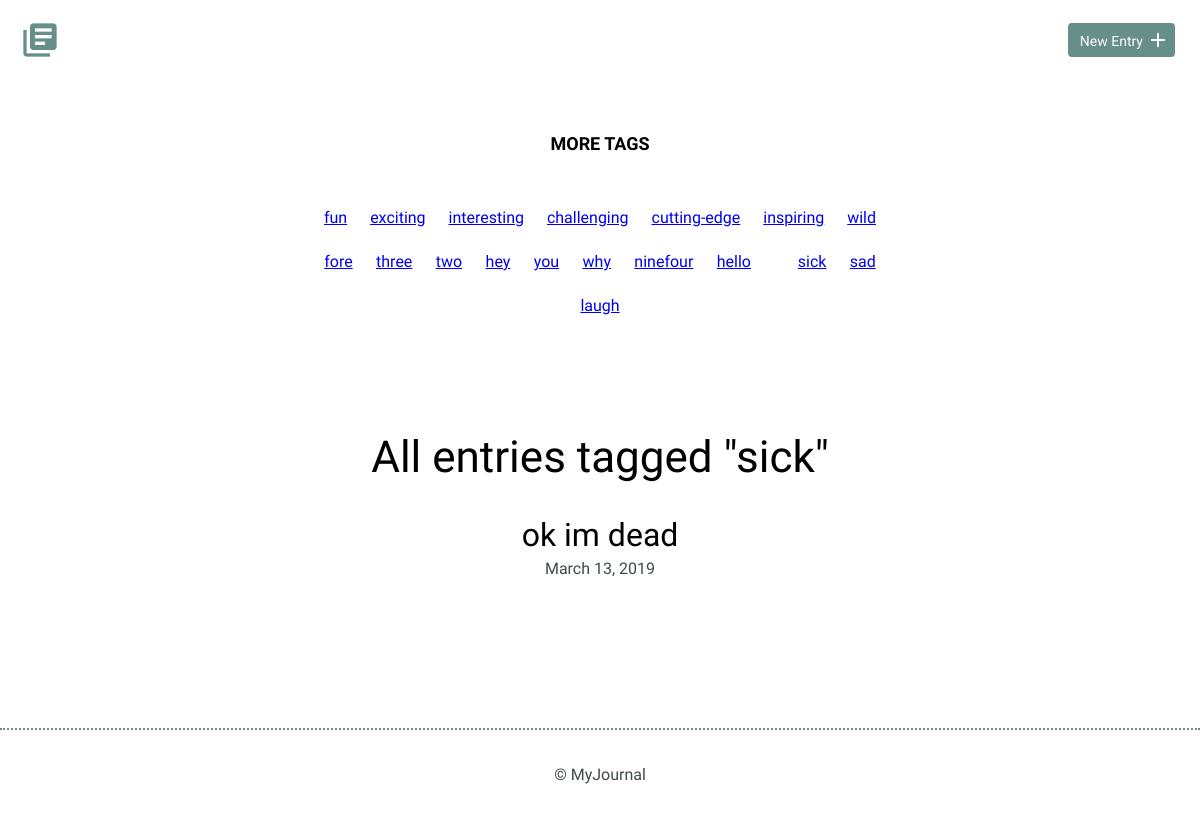
Page /tag.php?id=36 on the committed database.
### tables this page shows
CREATE TABLE "tags" (
	"id"	INTEGER,
	"name"	TEXT UNIQUE,
	PRIMARY KEY("id")
);

### inc/functions.php (called while the page is built, shortened)
<?php
function get_tag($tag_id) {
  include 'connection.php';
  $sql = 'SELECT * FROM tags WHERE tags.id = ?';
  try {
    $results = $db->prepare($sql);
    $results->bindValue(1, $tag_id, PDO::PARAM_INT);
    $results->execute();
  } catch (Exception $e) {
    echo $e->getMessage();
    return false;
  }
  return $results->fetch();
}
function get_entries_for_tag($tag_id) {
  include 'connection.php';
  $sql = 'SELECT entries.title, entries.id, entries.date
          FROM entries
          JOIN entry_tags ON entries.id = entry_tags.entry_id
          WHERE entry_tags.tag_id = ?
          ORDER BY entries.date DESC';
  try {
    $results = $db->prepare($sql);
    $results->bindValue(1, $tag_id, PDO::PARAM_INT);
    $results->execute();
  } catch (Exception $e) {
    echo $e->getMessage();
    return false;
  }
  return $results;
}
function get_tag_list() {
  include 'connection.php';
  try {
    return $db->query('SELECT * FROM tags');
  } catch (Exception $e) {
    echo $e->getMessage();
    return array();
  }
}

### tag.php (the view, shortened to what this page needs)
<?php
require_once "inc/functions.php";
if (isset($_GET['id'])) {
  $tag_id = filter_input(INPUT_GET, 'id', FILTER_SANITIZE_NUMBER_INT);
  $tag_name = get_tag($tag_id)['name'];
}
include "inc/header.php";
?>
  <div class="tags-list">
    <h3 class="tag-list-header"> more tags </h3>
      <div class="tag-links">
      <?php
        foreach (get_tag_list() as $tag) {
          echo " <a href='tag.php?id=" .$tag['id']. "'>" .$tag['name']. "</a> ";
        }
      ?>
    </div>
  </div>
  <div class="entry-list">
    <h1 class="tag-header"> All entries tagged "<?php echo $tag_name; ?>" </h1>
    <?php
      foreach (get_entries_for_tag($tag_id) as $entry) {
        echo "<article>";
        echo "<h2><a href='detail.php?id=" .$entry['id']. "'>" .$entry['title']. "</a></h2></ br>";
        echo "<time datetime=".$entry['date'].">" .strftime("%B %d, %Y", strtotime($entry['date'])). "</time>";
        echo "</article>";
      }
    ?>
  </div>
<?php include "inc/footer.php"; ?>

### css/site.css (style rules this page uses)
body { font-size: 16px; color: #404a49; font-family: 'Cousine', serif; font-weight: 400; }
h1, h2, h3 { margin: 0; font-weight: 400; line-height: 1em; color: #000; }
h1 { font-size: 44px; margin-bottom: 12px; }
h2 { font-size: 32px; }
h2 a { text-decoration: none; color: #000; }
h3 { font-size: 18px; font-family: 'Work Sans', serif; font-weight: 600; text-transform: uppercase; }
.entry-list, .edit-entry, .new-entry { max-width: 800px; margin: 0 auto; padding: 70px 0 150px 0; }
.entry-list article { margin-bottom: 70px; text-align: center; }
.entry-list article:last-child { margin-bottom: 0; }
.entry-list article h2 { margin-bottom: 8px; }
.tag-header { margin: 40px; text-align: center; }
.tag-list-header { margin: 40px; text-align: center; }
.tags-list { width: 50%; margin: auto; display: flex; flex-flow: column nowrap; align-items: center; justify-content: center; }
.tag-links { display: flex; flex-flow: row wrap; align-items: stretch; justify-content: space-around; }
.tags-list a { margin: 10px; margin-top: 15px; }

### rows in the picture
tags: name "fun"
tags: name "exciting"
tags: name "interesting"
tags: name "challenging"
tags: name "cutting-edge"
tags: name "inspiring"
tags: name "wild"
tags: name "fore"
tags: name "three"
tags: name "two"
tags: name "hey"
tags: name "you"
tags: name "why"
tags: name "ninefour"
tags: name "hello"
tags: name "sick"
tags: name "sad"
tags: name "laugh"

### other values in the picture
$entry['title'] "ok im dead"
strftime("%B %d, %Y", strtotime($entry['date'])) "March 13, 2019"
